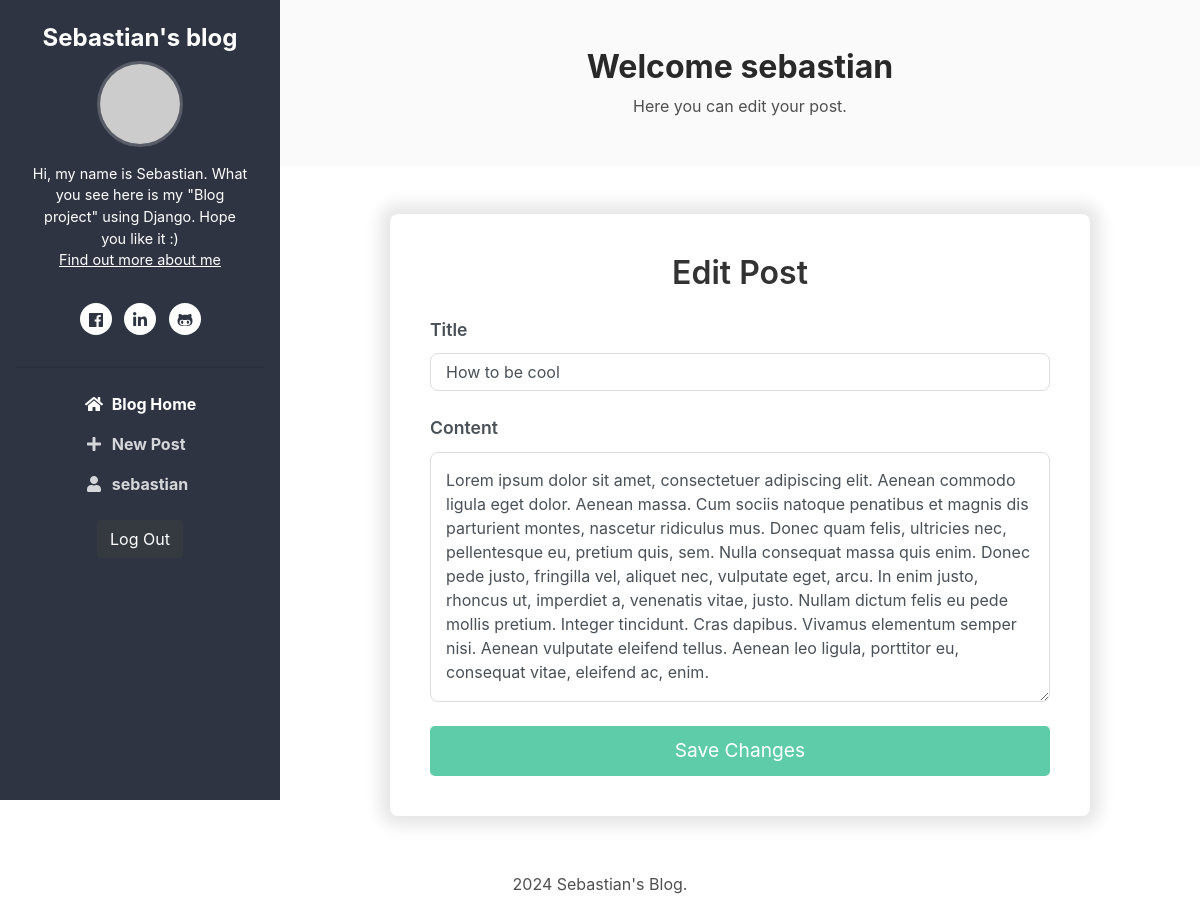
The page /post/10/edit/ (signed in) on the database as committed earlier.
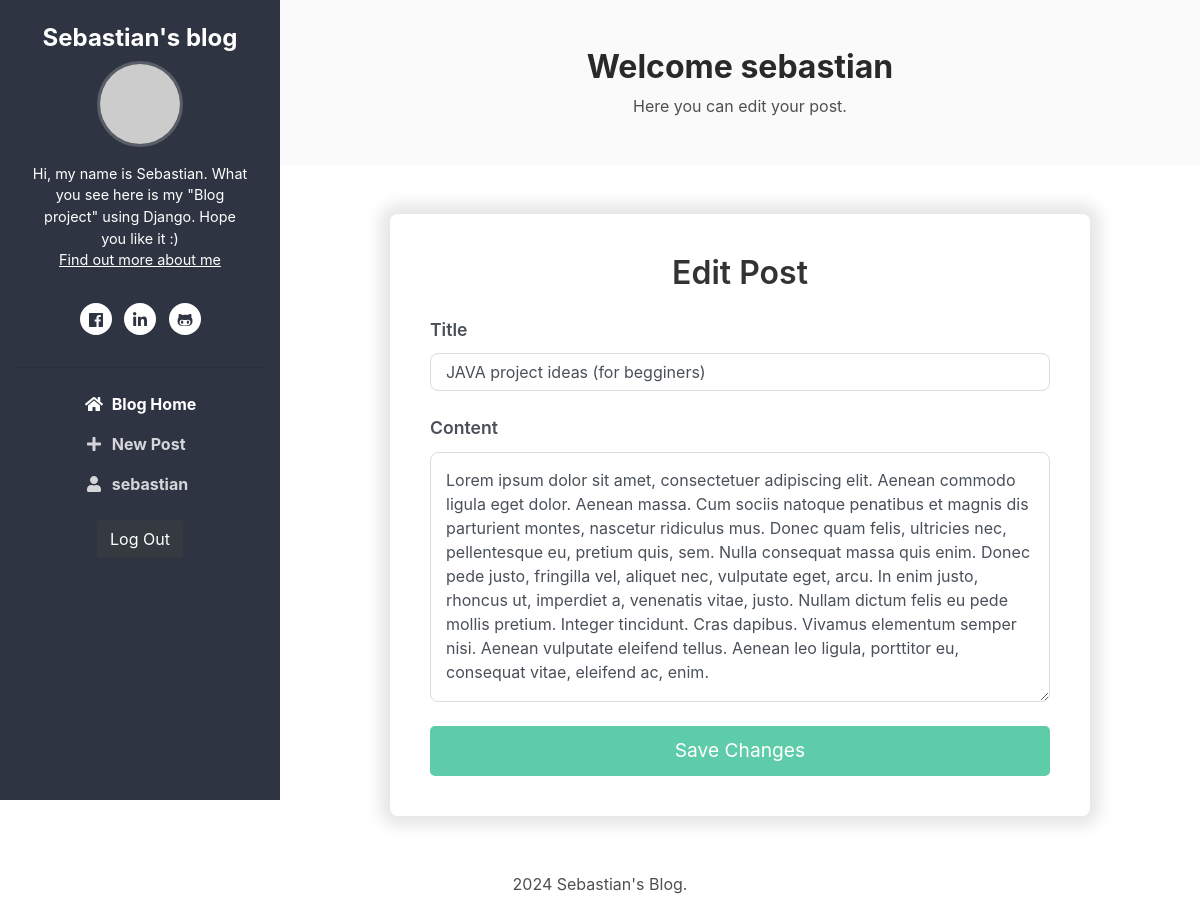
The same page on the database as committed later.
### blog/models.py (models this page shows, shortened)
class Post(models.Model):
    title = models.CharField(max_length=100)
    content = models.TextField()
    author = models.CharField(max_length=30)
    published_at = models.DateTimeField(blank=True, null=True)
    created_at = models.DateTimeField(auto_now_add=True)
    updated_at = models.DateTimeField(auto_now=True)

### blog/views.py (the view)
# urls.py: path('post/<int:post_id>/edit/', views.edit_post, name='edit_post'),
def edit_post(request, post_id):
    post = get_object_or_404(Post, id=post_id)
    if request.user.username != post.author:
        return HttpResponseRedirect(reverse('home'))
    if request.method == 'POST':
        form = PostForm(request.POST, instance=post)
        if form.is_valid():
            form.save()
            return HttpResponseRedirect(reverse('post_detail', args=[post.id]))
    else:
        form = PostForm(instance=post)
    form.fields['title'].widget.attrs.update({'class': 'form-control'})
    form.fields['content'].widget.attrs.update({'class': 'form-control'})
    return render(request, 'blog/edit_post.html', {'form': form})

### blog/forms.py
class PostForm(forms.ModelForm):
    class Meta:
        model = Post
        fields = ['title', 'content']

### blog/templates/blog/edit_post.html (shortened to what this page needs)
{% extends 'base.html' %}
{% block content %}
<section class="cta-section theme-bg-light py-5">
    <div class="container text-center">
        <h2 class="heading">Welcome {{ user.username }}</h2>
        <div class="intro">Here you can edit your post.</div>
    </div>
</section>
<section class="edit-post-section py-5">
    <div class="container">
        <form method="POST" class="edit-post-form">
            <h2 class="mb-4 text-center">Edit Post</h2>
            <div class="form-group mb-4">
                <label for="id_title" class="form-label">Title</label>
                {{ form.title }}
            </div>
            <div class="form-group mb-4">
                <label for="id_content" class="form-label">Content</label>
                {{ form.content }}
            </div>
            <button type="submit" class="btn btn-primary submit-btn">Save Changes</button>
        </form>
    </div>
</section>
{% endblock %}

Rows that differ between the two databases and show on the page:
changed Post: title "How to be cool" → "JAVA project ideas (for begginers)"
